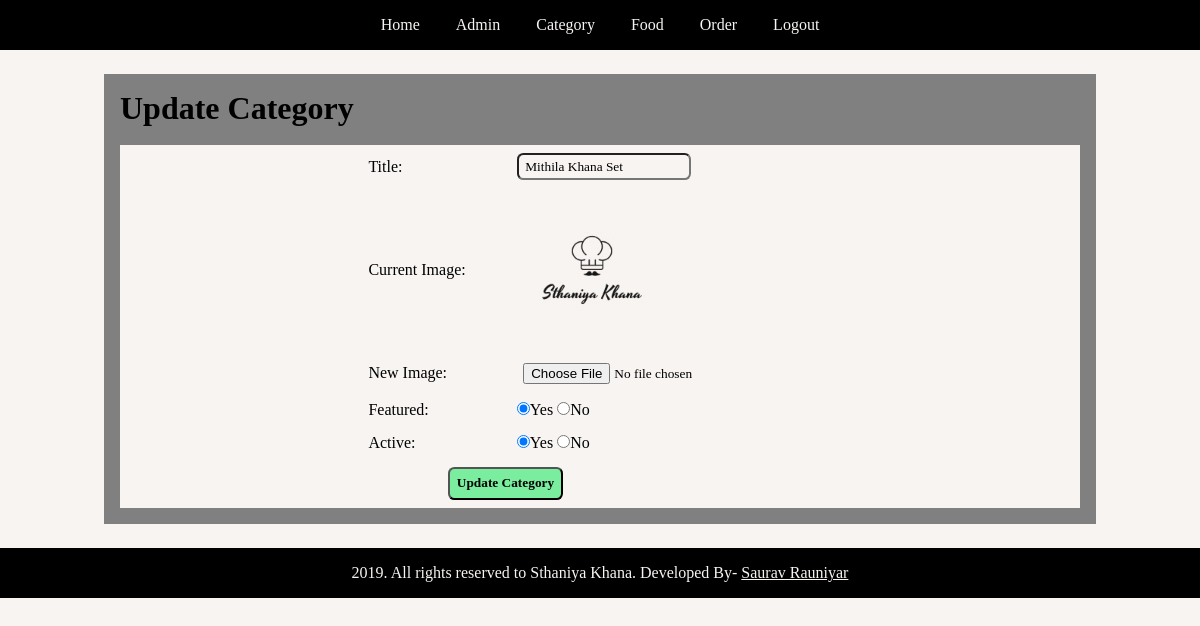
The app's page /admin/update-category.php?id=21&image_name=Food_category555.jpg (signed in) with its own data.
### tables this page shows
CREATE TABLE `tbl_category` (
  `id` int(10) UNSIGNED NOT NULL,
  `title` varchar(100) NOT NULL,
  `image_name` varchar(255) NOT NULL,
  `featured` varchar(10) NOT NULL,
  `active` varchar(10) NOT NULL
);

### admin/update-category.php (the view, shortened to what this page needs)
<?php include('partials/navbar.php');?>
<div class="main-content">
    <div class="wrapper">
        <h1>Update Category</h1>
        <br>
        <?php
            if (isset($_GET['id']) AND isset($_GET['image_name']))
            {
                $id = $_GET['id'];
                $sql = "SELECT * FROM tbl_category WHERE id =$id";
                $res = mysqli_query($conn, $sql);
                $count = mysqli_num_rows($res);
                if ($count == 1)
                {
                    $row = mysqli_fetch_assoc($res);
                    $title = $row['title'];
                    $curr_img = $row['image_name'];
                    $featured = $row['featured'];
                    $active = $row['active'];
                }
                else
                {
                    $_SESSION['no-category-found'] = '<div class="error">Category Not Found!</div>';
                    header('location:'.SETURL.'admin/manage-category.php');
                }
            }
            else
            {
                header('location:'.SETURL.'admin/manage-category.php');
            }
        ?>
        <form action="" method='POST' enctype='multipart/form-data'>
            <table class='tbl-30'>
                <tr>
                    <td>Title:</td>
                    <td>
                        <input type="text" name ="title" value="<?php echo $title;?>">
                    </td>
                </tr>
                <tr>
                    <td>Current Image:</td>
                    <td>
                        <?php
                            if ($curr_img !="")
                            {
                                ?>
                                <img src="<?php echo SETURL;?>images/category/<?php echo $curr_img;?>" width = '150px'>
                                <?php
                            }
                            else
                            {
                                echo '<div class="error">Image not Added.</div>';
                            }
                        ?>
                    </td>
                </tr>
                <tr>
                    <td>New Image:</td>
                    <td>
                        <input type="file" name='new_img'>
                    </td>
                </tr>
                <tr>
                    <td>Featured:</td>
                    <td>
                        <input <?php if($featured=="Yes") {echo "checked";} ?> type="radio" name="featured" value="Yes">Yes
                        <input <?php if($featured=='No') {echo 'checked';} ?> type="radio" name="featured" value="No">No
                    </td>
                </tr>
                <tr>
                    <td>Active:</td>
                    <td>
                        <input <?php if($active=='Yes') {echo 'checked';} ?> type="radio" name="active" value="Yes">Yes
                        <input <?php if($active=='No') {echo 'checked';} ?> type="radio" name="active" value="No">No
                    </td>
                </tr>
                <tr>
                    <td colspan='2'>
                        <button type='submit' name='submit' class='btn-secondary'>Update Category</button>
                    </td>
                </tr>
            </table>
        </form>
    </div>
</div>
<?php include('partials/footer.php')?>

### css/admin.css (style rules this page uses)
* { margin: 0 0; padding: 0 0; font-family: 'Satisfy', cursive; background-color: #F7F4F2; color: black; }
.wrapper { padding: 1rem; width: 80vw; margin: 0 auto; }
.tbl-30 { width:40vw; height: 20vw; margin-left: 15rem; }
.tbl-30 input { padding: 0.2rem 0 0.2rem 0.4rem; border-radius: 0.4rem; }
.tbl-30 button { margin-left: 5rem; }
table tr td { padding: 0.4rem; text-align: left; }
.btn-secondary { background-color: #7bed9f ; color: black; padding: 0.4rem; text-decoration: none; font-weight: bold; border-radius: 0.4rem; }
.main-content { padding: 1.5rem 0; }
.main-content .wrapper { background-color: gray ; }
.main-content .wrapper h1 { background-color: gray ; }

### records on screen
tbl_category: title "Mithila Khana Set", image_name (picture), featured "☑", active "☑"
